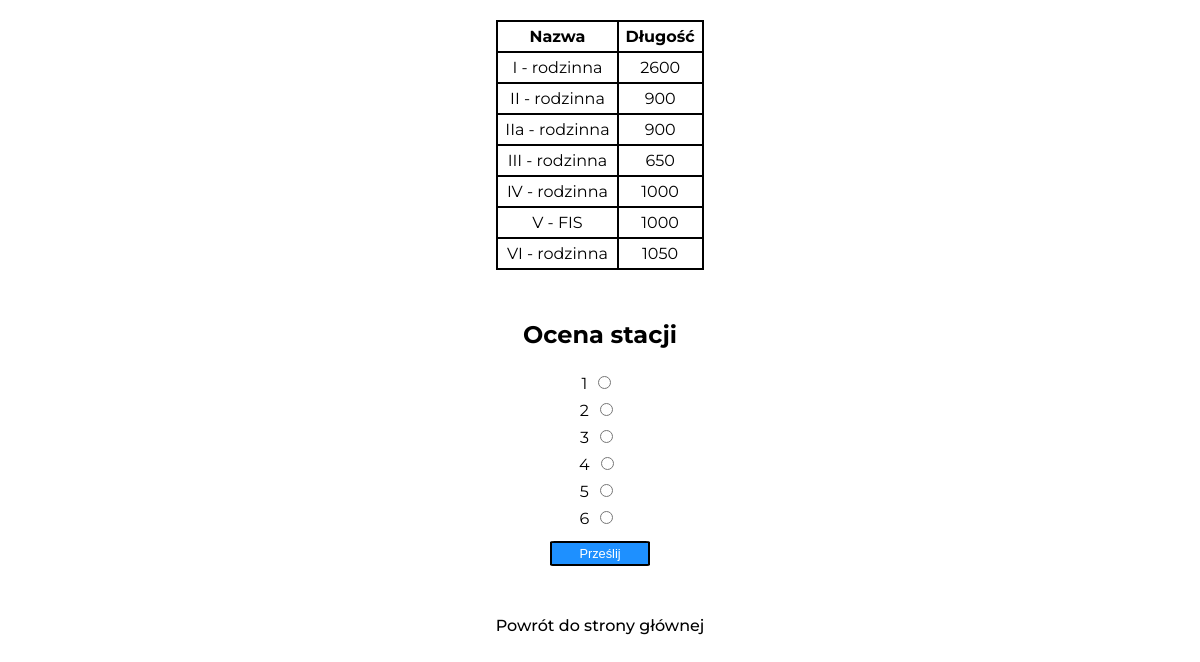
The page /track.php?id=1 on the database its author committed.
### tables this page shows
CREATE TABLE `trasy` (
  `id_trasy` int(10) UNSIGNED NOT NULL,
  `id_stacji` int(10) UNSIGNED NOT NULL,
  `nazwa` varchar(50) NOT NULL,
  `dlugosc` int(10) UNSIGNED NOT NULL
);

### track.php (the view, shortened to what this page needs)
<?php include 'db.php'; ?>
<?php
$id = $_GET['id'];
$query = "SELECT * FROM trasy WHERE id_stacji = '{$id}'";
$result_fetch = mysqli_query($conn, $query);
?>
<!DOCTYPE html>
<html lang="en">
<head>
</head>
<body>
    <table>
        <tr>
            <th>Nazwa</th>
            <th>Długość</th>
        </tr>
        <?php while($row = mysqli_fetch_assoc($result_fetch)) { ?>
            <tr>
                <td><?php echo $row['nazwa']; ?></td>
                <td><?php echo $row['dlugosc']; ?></td>
            </tr>
        <?php } ?>
    </table>
    <div class="form">
        <h2>Ocena stacji</h2>
        <form action="track.php?id=<?php echo $id; ?>" method="POST">
            <?php for ($i=1; $i < 7; $i++) { ?>
                <div>
                    <label for="rating"><?php echo $i; ?></label>
                    <input type="radio" name="rating" value="<?php echo $i; ?>">
                </div>
            <?php } ?>
                <input type="submit" name="submit" value="Prześlij">
        </form>
    </div>
    <div class="back">
        <a href="index.php" class="backLink">Powrót do strony głównej</a>
    </div>
</body>
</html>

### rows shown on the page
trasy: nazwa "I - rodzinna", dlugosc "2600"
trasy: nazwa "II - rodzinna", dlugosc "900"
trasy: nazwa "IIa - rodzinna", dlugosc "900"
trasy: nazwa "III - rodzinna", dlugosc "650"
trasy: nazwa "IV - rodzinna", dlugosc "1000"
trasy: nazwa "V - FIS", dlugosc "1000"
trasy: nazwa "VI - rodzinna", dlugosc "1050"
